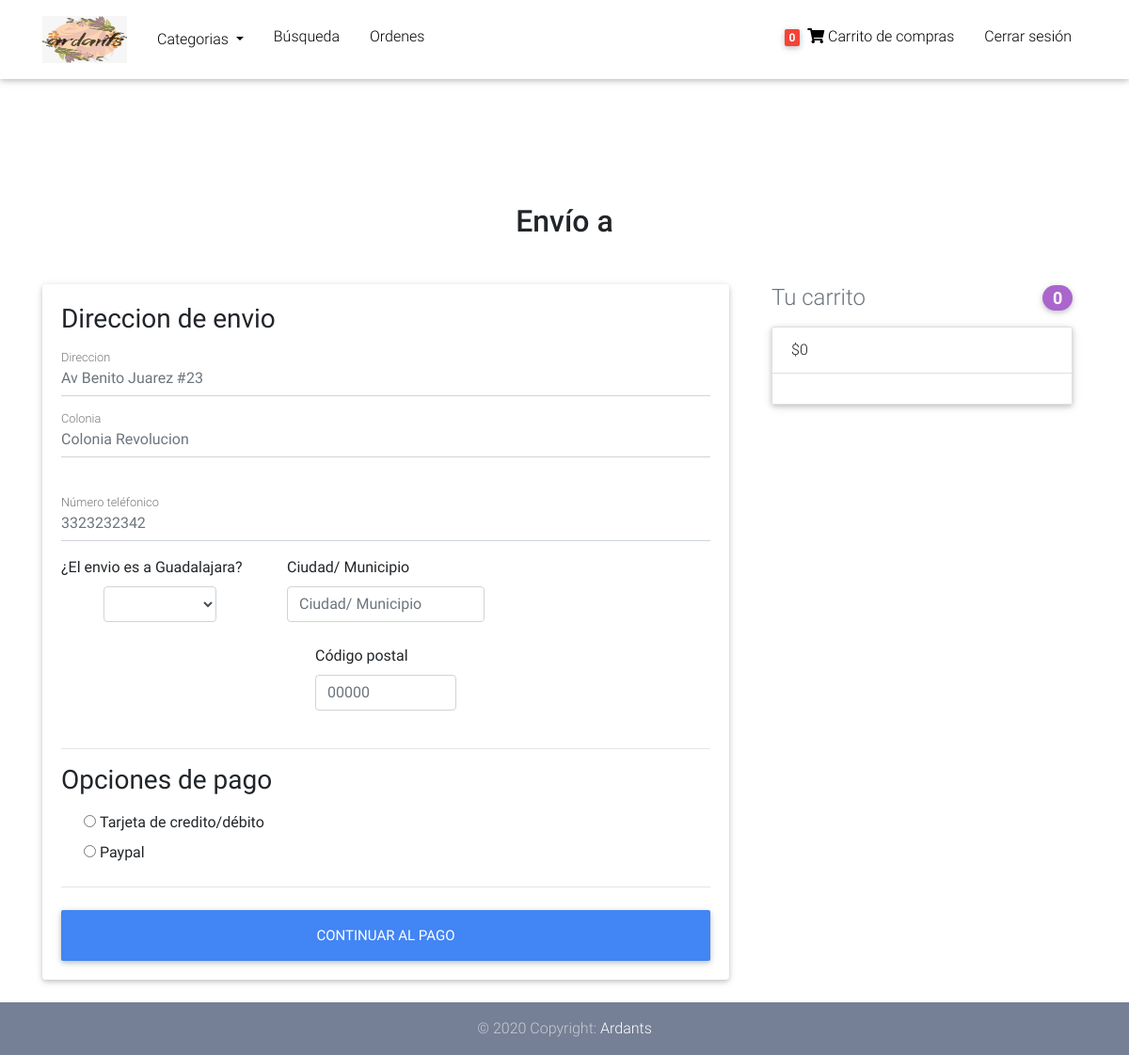
Before: /checkout/ (signed in) with the older database file.
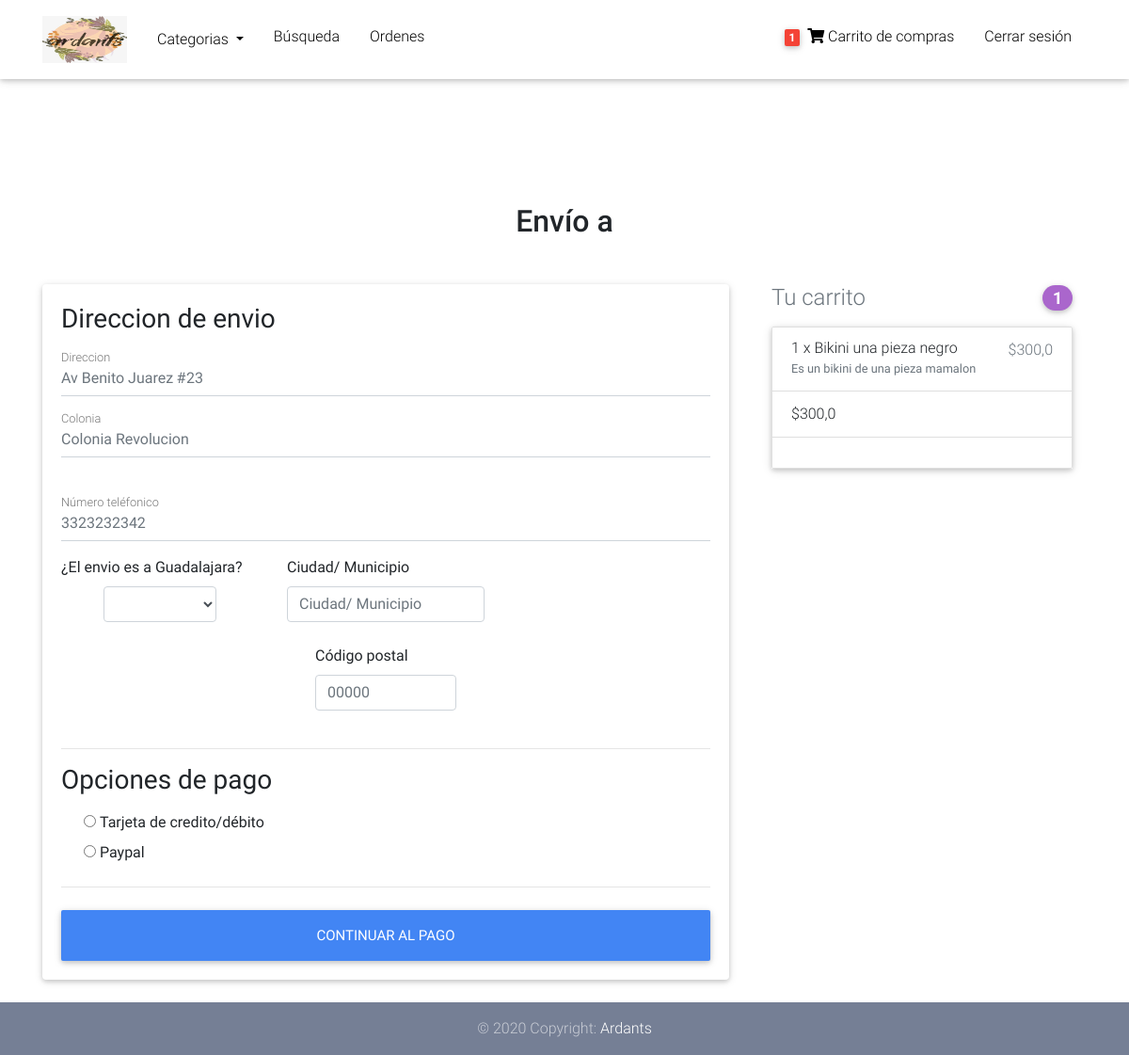
After: the same page with the newer database file.
### core/models.py (models this page shows, shortened)
class Order(models.Model):
    user = models.ForeignKey(settings.AUTH_USER_MODEL, on_delete= models.CASCADE, verbose_name = "Usuario")
    sent = models.BooleanField(default=False, verbose_name = "¿Ha sido enviado?")
    ref_code = models.CharField(max_length=30 , verbose_name = "Número de rastreo")
    ordered = models.BooleanField(default=False , verbose_name = "¿Ordenado?")
    items = models.ManyToManyField(OrderItem , verbose_name = "Productos")
    start_date = models.DateTimeField(auto_now= True)
    ordered_date = models.DateTimeField(verbose_name = "Fecha de orden")
    shipping_address = models.ForeignKey('Address', related_name="shipping_address" ,on_delete=models.CASCADE, blank = True, null = True, verbose_name = "Dirección")
    payment = models.ForeignKey('Payment', on_delete=models.CASCADE, blank = True, null = True, verbose_name = "Pago")
    sent_price = models.IntegerField(blank = True, null = True, verbose_name = "Precio de envío")
    class Meta:
        verbose_name = "Orden"
        verbose_name_plural = "Ordenes"
    def get_total(self):
        total = 0
        for order_item in self.items.all():
            total += order_item.get_final_price()
        return total

class OrderItem(models.Model):
    item = models.ForeignKey(Item, on_delete= models.CASCADE , verbose_name = "Producto")
    quantity = models.IntegerField(default= 1 , verbose_name = "Cantidad")
    user = models.ForeignKey(settings.AUTH_USER_MODEL, on_delete= models.CASCADE, blank = True, null = True, verbose_name = "Usuario")
    ordered = models.BooleanField(default=False, verbose_name="¿Ordenado?")
    class Meta:
        verbose_name = "Producto de orden"
        verbose_name_plural = "Productos de orden"
    def get_total_item_price(self):
        return self.quantity * self.item.price
    def get_final_price(self):
        if self.item.discount_price:
            return self.get_total_discount_item_price()
        return self.get_total_item_price()

class Item(models.Model):
    title = models.CharField(max_length = 100, verbose_name = "Nombre del articulo")
    price = models.FloatField(verbose_name = "Precio")
    discount_price = models.FloatField(blank=True, null=True, verbose_name = "Precio de descuento")
    category = models.ForeignKey(Category, on_delete= models.CASCADE, blank = True, null = True)
    label = models.CharField(choices=LABEL_CHOICES, max_length = 2, verbose_name = "Nuevo o en oferta?")
    slug = models.SlugField(verbose_name = "Link")
    description = models.TextField(verbose_name = "Descripcion")
    image = models.ImageField()
    image2 = models.ImageField(blank = True, null = True)
    image3 = models.ImageField(blank = True, null = True)
    stock = models.IntegerField(default = 1, verbose_name = "Stock")
    class Meta:
        verbose_name = "Producto"
        verbose_name_plural = "Productos"

### core/views.py (the view, shortened to what this page needs)
# urls.py: path('checkout/', CheckoutView.as_view(), name="checkout"),
class CheckoutView(View):
    def get(self, *args , **kwargs):
        try:
            order = Order.objects.get(user = self.request.user, ordered = False)
            form = CheckoutForm()
            context  = {
                'form':form,
                'order':order,
                'categorias':Category.objects.all()
            }
            shipping_address_qs = Address.objects.filter(user = self.request.user, default = True)
            if shipping_address_qs.exists():
                context.update({'default_shipping_address': shipping_address_qs[0]})
        except ObjectDoesNotExist:
            messages.info(self.request, "No tienes una orden activa")
            return redirect("core:checkout")
        return render(self.request, "checkout-page.html", context)

### core/forms.py
class CheckoutForm(forms.Form):
    shipping_address = forms.CharField(required = True )
    suburb_shipping =  forms.CharField( required = True )
    shipping_zip = forms.CharField(required = True)
    shipping_phone_number = forms.CharField(required = True)
    set_default_shipping = forms.BooleanField(required = False)
    from_guadalajara = forms.ChoiceField(choices = FROM_GUADALAJARA , required = True )
    shipping_state = forms.CharField(required = True)
    payment_option = forms.ChoiceField(choices=PAYMENT_CHOICES)
    city = forms.CharField( required = True )
    inside_guadalajara = forms.CharField( required = False )
    point = forms.CharField(required = False)

### core/templatetags/cart_template_cart.py (called while the page is built)
@register.filter
def cart_item_count(user):
    if user.is_authenticated:
        qs = Order.objects.filter(user = user, ordered = False)
        if qs.exists():
            return qs[0].items.count()
    return 0

### templates/checkout-page.html (shortened to what this page needs)
{% extends 'base.html' %}
{% load crispy_forms_tags %}
{% load static %}
{% block content %}
  <main class="mt-5 pt-4">
    <div class="container wow fadeIn">
      <h2 class="my-5 h2 text-center">Envío a </h2>
      <div class="row">
        <div class="col-md-8 mb-4">
          <div class="card">
            <form id="form-check" method="POST"  class="card-body">
              <div class="hideable_shipping_form">
                <h3>Direccion de envio</h3>
                  <div class="md-form mb-8">
                    <input type="text" placeholder="Av Benito Juarez #23" id="shipping_address" name="shipping_address" class="form-control" />
                    <label for="shipping_address" class="">Direccion</label>
                  </div>
                  <div class="md-form mb-5">
                       <input type="text" placeholder="Colonia Revolucion" id="suburb_shipping" name="suburb_shipping" class="form-control" />
                    <label for="suburb_shipping" class=""> Colonia </label>
                  </div>
                  <div class="md-form mb-3">
                    <input type="text" placeholder="3323232342" id="shipping_phone_number" name="shipping_phone_number" class="form-control" />
                    <label for="shipping_phone_number" class=""> Número teléfonico </label>
                  </div>
                  <div class="row">
                      <div class="col-lg-4 col-md-2 mb-3">
                        <label for="country">¿El envio es a Guadalajara?</label>
                        <div class="row justify-content-center">
                          <select style="width: 50%;" class="form-control" id="from_guadalajara" name="from_guadalajara">
                            <option disabled selected></option>
                            <option value="S">Si</option>
                          </select>
                        </div>
                    </div>
                    <div class="col-lg-4 col-md-4 mb-4">
                      <label for="city" class=""> Ciudad/ Municipio </label>
                      <input type="text" placeholder="Ciudad/ Municipio" id="city" name="city" class="form-control" />
                    </div>
                  </div>
                  <div class="row justify-content-center">
                    <div class="col-lg-3 col-md-4 mb-4">
                      <label for="zip">Código postal</label>
                      <input type="text" placeholder="00000" id="shipping_zip" name="shipping_zip" class="form-control" />
                    </div>
                  </div>
              </div>
              <hr>
              <h3>Opciones de pago</h3>
              <div class="d-block my-3">
                {% for value, name in form.fields.payment_option.choices %}
                  <div class="custom-control custom-radio">
                    <input id="{{name}}" name="payment_option" value="{{value}}" type="radio" />
                    <label for="{{name}}">{{name}}</label>
                  </div>
                {% endfor %}
              </div>
              <hr class="mb-4">
              <button class="btn btn-primary btn-lg btn-block" type="submit">Continuar al pago</button>
            </form>
          </div>
        </div>
        <div class="col-md-4 mb-4">
          {% include "order_snippet.html" %}
        </div>
      </div>
    </div>
  </main>
  {% endblock %}

### templates/base.html (shortened to what this page needs)
{% load static %}
{% load cart_template_cart %}
<!DOCTYPE html>
<html lang="en">
<head>
    <link rel="stylesheet" href="https://use.fontawesome.com/releases/v5.11.2/css/all.css">
    <link href=" {% static 'css/bootstrap.min.css' %}" rel="stylesheet">
    <link href=" {% static 'css/mdb.min.css' %}" rel="stylesheet">
    <link href=" {% static 'css/style.min.css' %}" rel="stylesheet">
    <link href="{% static 'css/style.css' %}" rel="stylesheet" />
</head>
<body>
  <nav class="navbar fixed-top navbar-expand-lg navbar-light white scrolling-navbar">
    <div class="container">
      <a class="navbar-brand" href="/">
        <img src="{% static 'img/logo.jpeg' %}" width="90" height="50" alt="">
      </a>
      <div class="collapse navbar-collapse" id="navbarSupportedContent">
        <ul class="left">
          <li class="nav-item dropdown">
            <a class="nav-link dropdown-toggle" href="#" id="navbarDropdown" role="button" data-toggle="dropdown" aria-haspopup="true" aria-expanded="false">
              Categorias
            </a>
          </li>
          <li>
            <a class="nav-link waves-effect active" href="/search">Búsqueda</a>
          </li>
          {% if request.user.is_authenticated %}
          <li>
            <a class="nav-link waves-effect active" href="/myorders">Ordenes</a>
          </li>
          {% endif %}
        </ul>
        <ul class="right">
          {% if request.user.is_authenticated %}
            <li>
              <a class="nav-link waves-effect" href="{% url 'core:order-summary' %}">
                <span class="badge red z-depth-1 mr-1"> {{request.user|cart_item_count}} </span>
                <i class="fas fa-shopping-cart"></i>
                <span> Carrito de compras </span>
              </a>
            </li>
            <li>
              <a class="nav-link waves-effect" href="{% url 'account_logout' %}">
                <span> Cerrar sesión </span>
              </a>
            </li>
          {% endif %}
        </ul>
      </div>
    </div>
  </nav>
  <div class="mt-5 pt-5">
    </div>
    <div id="content">
        {% block content %}{% endblock %}
    </div>
  <footer class="page-footer text-center wow fadeIn">
    <div class="footer-copyright py-3">
      © 2020 Copyright:
      <a href="https://www.ardants.com" target="_blank">Ardants</a>
    </div>
  </footer>
</body>
</html>

### templates/order_snippet.html (shortened to what this page needs)
<div class="col-md-12 mb-4">
    <h4 class="d-flex justify-content-between align-items-center mb-3">
    <span class="text-muted">Tu carrito</span>
    <span class="badge badge-secondary badge-pill">{{ order.items.count }}</span>
    </h4>
    <ul class="list-group mb-3 z-depth-1">
    {% for order_item in order.items.all %}
    <li class="list-group-item d-flex justify-content-between lh-condensed">
        <div>
        <h6 class="my-0">{{ order_item.quantity }} x {{ order_item.item.title}}</h6>
        <small class="text-muted">{{ order_item.item.description}}</small>
        </div>
        <span class="text-muted">${{ order_item.get_final_price }}</span>
    </li>
    {% endfor %}
    <li class="list-group-item d-flex justify-content-between">
        <span id="precio">${{ order.get_total}}</span>
    </li>
    <li class="list-group-item d-flex justify-content-between">
        <row style="display: flex; justify-content: flex-end; width: 100%;">
        </row>
    </li>
  </div>

Changed rows visible on the page:
no longer on this page (row edited): Order: items.count "0", get_total "0"
added Order: items.count "1", get_total "300,0"
added OrderItem: quantity "1", item "Bikini una pieza negro", item.description "Es un bikini de una pieza mamalon", get_final_price "300,0"
Other visible differences:
{{ request.user|cart_item_count }}: "0" → "1"
